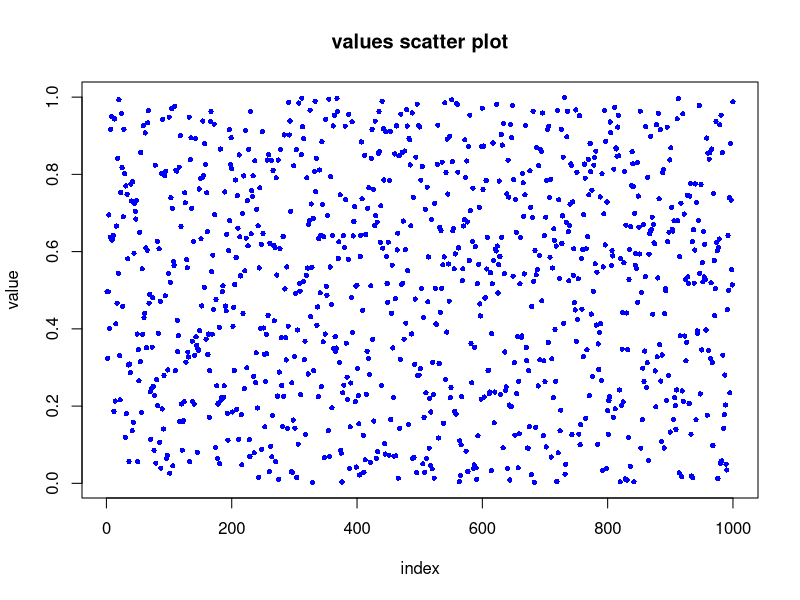

Generate this figure with R:
generate_mid_product <- function(s1, s2, s3, n) {
  x <- numeric(n)
  x[1:3] <- c(s1, s2, s3)
  for (i in 4:n) {
    p <- x[i-1] * x[i-2] * x[i-3]
    p_str <- sprintf("%012.0f", p)
    x[i] <- as.numeric(substr(p_str, 5, 8))
  }
  return(x / 10000)
}

set.seed(Sys.time())
seeds <- sample(1000:9999, 3)
vals <- generate_mid_product(seeds[1], seeds[2], seeds[3], 1000)

cat("Seeds:", seeds, "\n")
cat("Unique values generated:", length(unique(vals)), "out of 1000\n")
cat("Mean:", mean(vals), "\n")


args <- commandArgs(trailingOnly = FALSE)
file_arg <- grep("^--file=", args, value = TRUE)

if (length(file_arg) > 0) {

  script_path <- sub("^--file=", "", file_arg[1])
  script_dir <- dirname(script_path)
} else {

  script_dir <- getwd()
}

file_path <- file.path(script_dir, "10_scatter_plot.pdf")

pdf(file_path, width = 8, height = 6)

plot(vals, 
     main = "values scatter plot", 
     xlab = "index", 
     ylab = "value", 
     col = "blue",    
     pch = 16,       
     cex = 0.7)       


invisible(dev.off())
